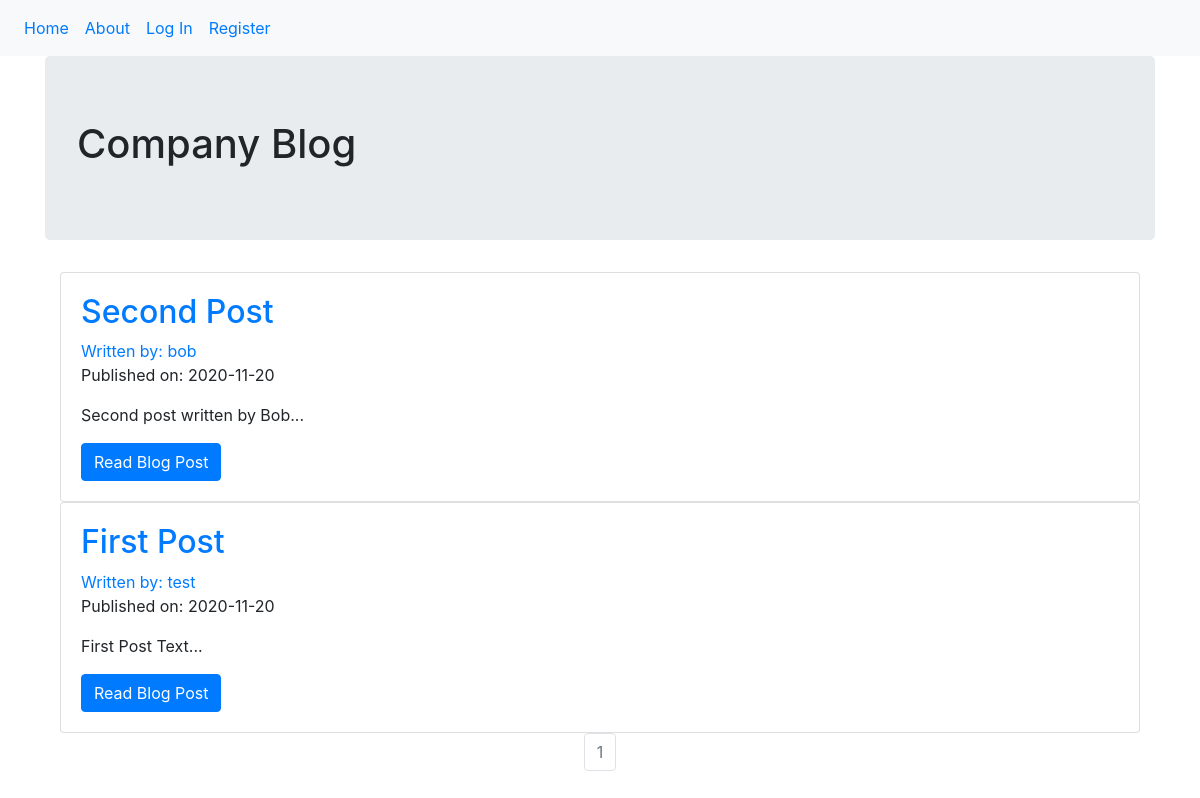
Before: / with the older database file.
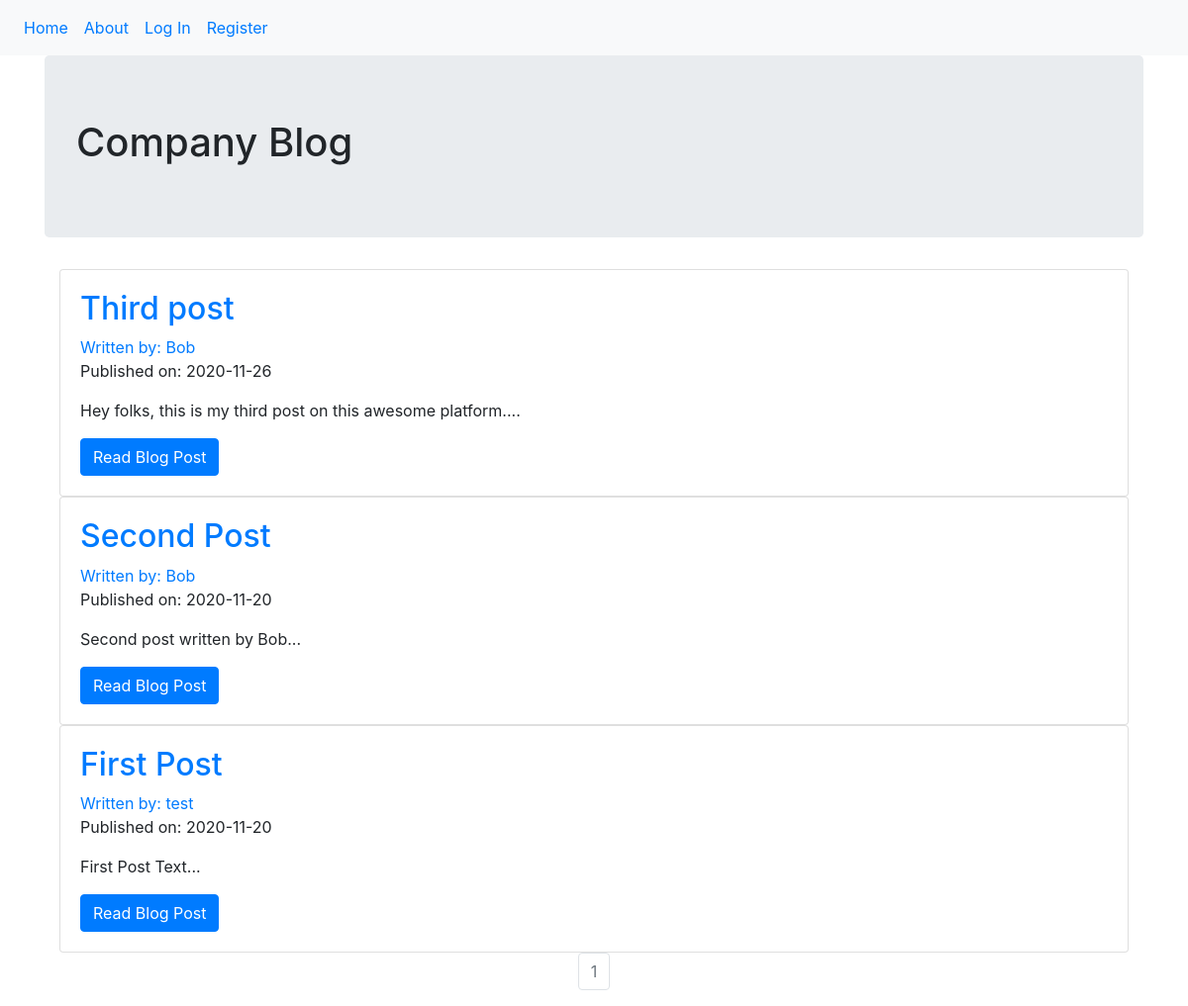
After: the same page with the newer database file.
### company_blog/models.py (models this page shows, shortened)
class BlogPost(db.Model):
    users = db.relationship(User)
    id = db.Column(db.Integer, primary_key=True)
    user_id = db.Column(db.Integer, db.ForeignKey('users.id'), nullable=False)
    date = db.Column(db.DateTime, nullable=False, default=datetime.utcnow)
    title = db.Column(db.String(140), nullable=False)
    text = db.Column(db.Text, nullable=False)

class User(db.Model, UserMixin):
    __tablename__ = 'users'
    id = db.Column(db.Integer, primary_key=True)
    profile_image = db.Column(db.String(64), nullable=False, default='default_profile.png')
    email = db.Column(db.String(64), unique=True, index=True)
    username = db.Column(db.String(64), unique=True, index=True)
    password_hash = db.Column(db.String(128))
    posts = db.relationship('BlogPost', backref='author', lazy=True)

### company_blog/core/views.py (the view)
@core.route('/')
def index():
    page = request.args.get('page', 1, type=int)
    blog_posts = BlogPost.query.order_by(BlogPost.date.desc()).paginate(page=page, per_page=5)
    return render_template('index.html', blog_posts=blog_posts)

### company_blog/templates/index.html
{% extends "base.html" %}
{% block content %}
    <div class="jumbotron">
        <h1>Company Blog</h1>
    </div>
    <div class="container">
        {% for post in blog_posts.items %}
            <div class="card">
                <div class="card-body">
                    <h2>
                        <a class="card-title" href="{{ url_for('blog_posts.blog_post', blog_post_id=post.id) }}">{{ post.title }}</a>
                    </h2>
                    <a href="{{ url_for('users.user_posts', username=post.author.username) }}">Written by: {{ post.author.username }}</a>
                    <p>Published on: {{ post.date.strftime('%Y-%m-%d') }}</p>
                    <p class="card-text">{{ post.text[:100] }}...</p>
                    <a href="{{ url_for('blog_posts.blog_post', blog_post_id=post.id) }}" class="btn btn-primary">Read Blog Post</a>
                </div>
            </div>
        {% endfor %}
        <nav aria-label="Page navigation example">
            <ul class="pagination justify-content-center">
                {% for page_num in blog_posts.iter_pages(left_edge=1, right_edge=1, left_current=1, right_current=2) %}
                    <li class="page-item {% if blog_posts.page == page_num %} disabled {% endif %}">
                        <a class="page-link" href="{{ url_for('core.index', page=page_num) }}">{{ page_num }}</a>
                    </li>
                {% endfor %}
            </ul>
        </nav>
    </div>
{% endblock %}

Changed rows visible on the page:
added BlogPost: title "Third post", author.username "Bob", date "2020-11-26", text "Hey folks, this is my third post on this awesome platform."
changed through a linked row, BlogPost "Second Post": author.username "bob" → "Bob"
